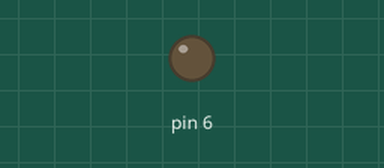
Simulated run of this sketch. Board: Arduino Uno, built with avr-gcc and run on an emulated ATmega328P. Parts: output pins drawn as LEDs (lit = HIGH).

Above: at 0.05 s.
At 2.4 s:
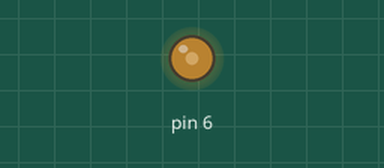
At 4.75 s:
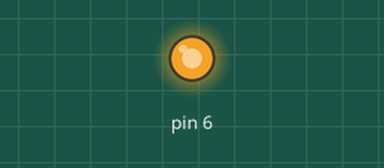
At 9.5 s:
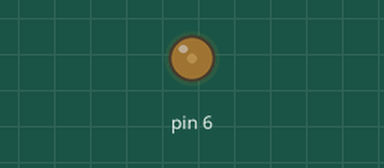
Timing chart, 0 to 13.0 s (numbered marks = the images above):
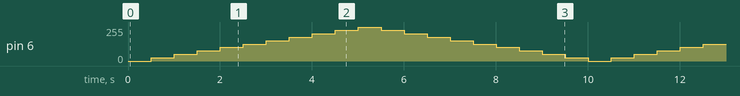

The sketch:

ex2.ino
```cpp
void setup() {
  // put your setup code here, to run once:
pinMode(6,OUTPUT);

}

void loop() {
  // put your main code here, to run repeatedly:

  int i;

  for(i=0;i<10;i++){
   analogWrite(6,255*i*0.1);
   delay(500);
    }
      for(i=10;i>0;i--){
   analogWrite(6,255*i*0.1);
   delay(500);
    }

/*
for(i=0;i<2*3.14;i+=0.01){
  analogWrite(6,255*abs(sin(i*3.14)));
  delay(10);
  }
*/
}
```
